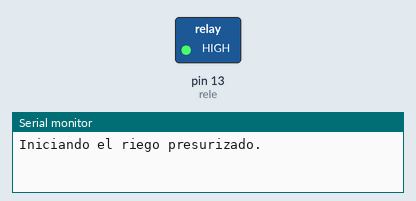
This sketch was run on a simulated Arduino Uno, built with avr-gcc and run on an emulated ATmega328P. Shown: switched loads named in the sketch (green lamp = pin HIGH), the last lines printed to the serial monitor.

Above: at 2.5 s.
At 10.0 s:
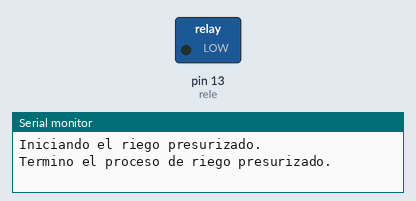
Timing chart, 0 to 19.5 s (numbered marks = the images above):
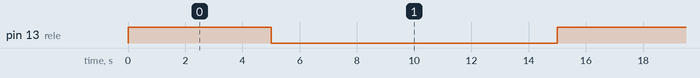

Measured:
- by itself, pin 13 (rele): alternates HIGH for 5.0 s and LOW for 10.0 s

The sketch:

hidrobot.ino
```cpp
/*
*******************************************************************
  Version     : 1.0
  Autor       : Claudio Arancibia
  Empresa     : MySmart Solutions Ltda.
  Fecha       : 02-06-2019
  Descripcion : Version basica de sistema de Hidroponia/Aeroponia
                Cargar sobre Arduino Uno con Rele Shield
*******************************************************************
*******************************************************************
*                     INICIO DEL PROGRAMA
*******************************************************************
*******************************************************************
* Inicializamos las Variables a utilizar
*******************************************************************
*/

// Almacenamos en la variable rele el numero del pin a utilizar

// Utilizamos el Pin 13 de Arduino porque ya contien una reistencia
// interna, con eso nos ahorramos incluir otra en el circuito.

int rele = 13;

/*
*******************************************************************
* Configuramos - Iniciamos las Variables
*******************************************************************
*/

void setup()
{
  //Para el puerto serial, iniciamos en 9600 baudios.
  Serial.begin(9600);

  //Declaramos que el Pin 13 del arduino sera un canal de salida.
  //Por allí vamos a mandar un pulso de 5 volt cada vez que necesitemos

  pinMode(rele, OUTPUT);
}

/*
*******************************************************************
* Ejecutamos el codigo de Loop que es lo que se estara ejecutando una y otra y otra...
* vez
*******************************************************************
*/

void loop()
{
  // Mandamos a la salida del pin 13, 5 volt con lo que encendemos la bomba de agua
  digitalWrite(rele, HIGH);
  Serial.println("Iniciando el riego presurizado.");
  // Delay entiende el parametro en Milisegundos entonces 1000 equivale a 1 segundo
  delay(5000);
  // Regamos por 5 Segundos, para el ejemplo

  //Ahora dejamos de mandar el pulso de 5 volt y se corta el suministro.
  digitalWrite(rele, LOW);
  // Apagamos el rele para detener la bomba de agua
  Serial.println("Termino el proceso de riego presurizado.");
  delay(10000);
  // descanzamos 10 segundos y luego volvemos a regar.
}
/*
*******************************************************************
*                     FIN DEL PROGRAMA
* *****************************************************************
*/
```
